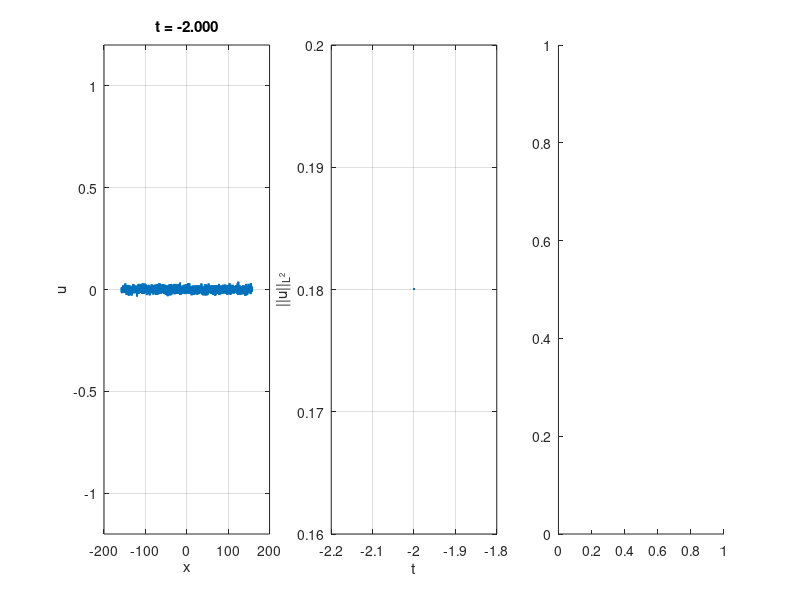

This figure's MATLAB source: (Note: this script raises an error after producing the figure.)
function CH1D_gradient_stable()
    clc; clear; close all;

    %% Parameters

    epsilon = 0.05; % used for scaling mu
    blowup_time = epsilon^(-2/3);

    t0 = -2.0;
    T  = blowup_time + 20.0;
    dt = 0.001; 

    scale = 100;
    Lx = scale*pi;

    Nx = 2^12;

    dx = Lx/Nx;

    movie_dt = 0.05;

    %% functions
    function mu_val = mu(t)
        mu_val = t*epsilon;
    end

    function P = power_spec(t, Laplacian_k, u_hat)
        ksq = -Laplacian_k;
        P = abs(u_hat).^2 .* exp(t^2*ksq*epsilon - 2*t*ksq.^2);
    end

    function n = domainwall_density_theory(t, Laplacian_k, u_hat)
        P = power_spec(t, Laplacian_k, u_hat);
        ksq = -Laplacian_k;
        num = sum(ksq.*P,'all');
        den = sum(P,'all');

        n = (1/pi)*sqrt(num/den);
    end

    function density = domainwall_density_computed(u,Lx)
        walls = sum(u .* circshift(u,-1) < 0);
        density = walls / Lx;
    end

    %% Initial condition

    % random
    sigma = 0.01;
    u0 = sigma*randn(1,Nx);
    u_hat = fft(u0);

    % gaussian
    % u0 = exp(-(X.^2)/sigma);
    % u_hat = fft(u0);
    
    %% discretization
    % spatial discretization
    x = (-Nx/2:Nx/2-1)*dx;
    
    % time discretization
    % dt = 0.1 * (dx)^2;
    t = t0:dt:T;

    %% Fourier wavenumbers
    kx = 2*pi*[0:Nx/2-1 -Nx/2:-1]/Lx;
    Laplacian_k = -(kx.^2);

    %% 2/3 dealiasing mask
    kx_max = max(abs(kx));
    dealias_mask = abs(kx) <= (2/3)*kx_max;

    %% Plot setup
    figure('Position',[100 100 1600 500])
    %% first plot: solution
    subplot(1,3,1)

    u_phys = real(ifft(u_hat));

    hsol = plot(x,u_phys,'LineWidth',1.5);

    ylim([-1.2 1.2])

    xlabel('x')
    ylabel('u')

    title(sprintf('t = %.3f',t0))

    grid on

    %% second plot: L2 norm
    subplot(1,3,2)

    t_hist = t0;
    l2_hist = l2_norm_periodic_1D(u_hat,Lx);

    hline = plot(t_hist,l2_hist,'LineWidth',2);

    xlabel('t')
    ylabel('||u||_{L^2}')

    grid on

    %% third plot: domain wall density
    subplot(1,3,3)

    comput_density = domainwall_density_computed(u_phys,Lx);
    theory_density = domainwall_density_theory(t0,Laplacian_k,u_hat);

    theory_density_line = plot(t_hist,theory_density,'LineWidth',2,'DisplayName','theoretical');
    hold on
    comput_density_line = plot(t_hist,comput_density,'LineWidth',2,'DisplayName','computed');

    xlabel('t')
    ylabel('density')

    legend show
    grid on

    drawnow

    %% GIF setup
    save_gif = true;
    gif_filename = ['cahn_hilliard_1D_mu(1)=' num2str(mu(1),'%.2f') '.gif'];
    frame_count = 1;
    next_movie_time = t0;

    %% Time loop

    for n = 1:length(t)-1
        S = 2.0;
        
        u_phys = real(ifft(u_hat));
        
        u3_hat = fft(u_phys.^3);
        u3_hat = dealias_mask .* u3_hat;
        
        numerator = u_hat + dt*(Laplacian_k .* u3_hat) + dt*S*(Laplacian_k .* u_hat);
        
        denominator = 1 + dt*( ...
                        (Laplacian_k.^2) ...
                        - mu(t(n))*Laplacian_k ...
                        - S*Laplacian_k );
        
        u_hat = numerator ./ denominator;
        
        u_hat = dealias_mask .* u_hat;
        u_phys = real(ifft(u_hat));

        t_hist(end+1) = t(n+1);
        l2_hist(end+1) = l2_norm_periodic_1D(u_hat,Lx);

        comput_density(end+1) = domainwall_density_computed(u_phys,Lx);
        theory_density(end+1) = domainwall_density_theory(t(n+1),Laplacian_k,u_hat);

        if (t(n+1) >= next_movie_time) || ...
           (n+1 == length(t))

            next_movie_time = next_movie_time + movie_dt;

            u_phys = real(ifft(u_hat));

            subplot(1,3,1)
            set(hsol,'YData',u_phys)
            title(sprintf('t = %.3f',t(n+1)))

            subplot(1,3,2)
            set(hline,'XData',t_hist,'YData',l2_hist)
            axis tight

            subplot(1,3,3)
            blowup_mask = t_hist >= blowup_time;
            
            set(theory_density_line,'XData',t_hist(blowup_mask),'YData',theory_density(blowup_mask))
            set(comput_density_line,'XData',t_hist(blowup_mask),'YData',comput_density(blowup_mask))

            axis tight

            drawnow

            if save_gif

                frame = getframe(gcf);
                img = frame2im(frame);

                [A,map] = rgb2ind(img,256);

                if frame_count == 1
                    imwrite(A,map,gif_filename,'gif','LoopCount',Inf,'DelayTime',0.05);
                else
                    imwrite(A,map,gif_filename,'gif','WriteMode','append','DelayTime',0.05);
                end

                frame_count = frame_count + 1;

            end
        end
    end

    disp(['GIF saved to: ', gif_filename])

end

%% L2 norm
function val = l2_norm_periodic_1D(u_hat,Lx)
    Nx = length(u_hat);
    val = sqrt(Lx)* sqrt(sum(abs(u_hat).^2))/Nx;
end
